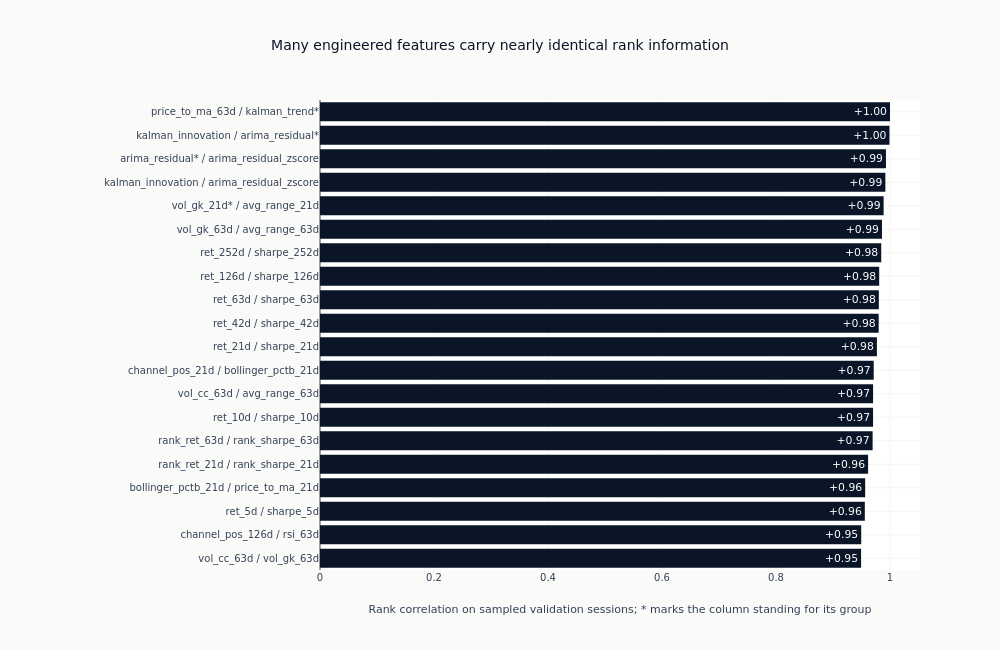

Here is the notebook cell this chart was saved with:
### Code cell
if high_correlation_pairs:
    correlation_plot = pl.DataFrame(
        [
            {"pair": pair_label(pair), "correlation": pair["correlation"]}
            for pair in high_correlation_pairs[:20]
        ]
    ).sort("correlation")
    fig = go.Figure(
        go.Bar(
            x=correlation_plot["correlation"],
            y=correlation_plot["pair"],
            orientation="h",
            marker_color=[
                COLORS["blue"] if value > 0 else COLORS["copper"]
                for value in correlation_plot["correlation"]
            ],
            text=[f"{value:+.2f}" for value in correlation_plot["correlation"]],
            textposition="inside",
        )
    )
    fig.update_layout(
        title="Many engineered features carry nearly identical rank information",
        xaxis_title=(
            "Rank correlation on sampled validation sessions; "
            "* marks the column standing for its group"
        ),
        height=650,
        width=1000,
        margin={"l": 320},
    )
    show_plotly_with_alt(
        fig,
        "Horizontal bars of absolute rank correlation for the most correlated pairs of "
        "feature columns, each row labelling the two columns and marking with an "
        "asterisk the one standing for its group. Every bar reaches past 0.95 and the "
        "longest reach 1.00, so these pairs order the cross-section almost "
        "identically.",
    )

### Figure 1 — Plotly figure (JSON) as saved in the notebook; plotly's stock layout.template omitted (floating-point values rounded to 4 significant figures)
{"data": [{"marker": {"color": ["#0a1628", "#0a1628", "#0a1628", "#0a1628", "#0a1628", "#0a1628", "#0a1628", "#0a1628", "#0a1628", "#0a1628", "#0a1628", "#0a1628", "#0a1628", "#0a1628", "#0a1628", "#0a1628", "#0a1628", "#0a1628", "#0a1628", "#0a1628"]}, "orientation": "h", "text": ["+0.95", "+0.95", "+0.96", "+0.96", "+0.96", "+0.97", "+0.97", "+0.97", "+0.97", "+0.98", "+0.98", "+0.98", "+0.98", "+0.98", "+0.99", "+0.99", "+0.99", "+0.99", "+1.00", "+1.00"], "textposition": "inside", "type": "bar", "x": [0.9492, 0.9494, 0.9558, 0.9564, 0.9615, 0.9694, 0.9702, 0.9703, 0.9714, 0.977, 0.9801, 0.9804, 0.981, 0.9846, 0.9859, 0.9888, 0.9918, 0.9929, 0.999, 1.0], "y": ["vol_cc_63d / vol_gk_63d", "channel_pos_126d / rsi_63d", "ret_5d / sharpe_5d", "bollinger_pctb_21d / price_to_ma_21d", "rank_ret_21d / rank_sharpe_21d", "rank_ret_63d / rank_sharpe_63d", "ret_10d / sharpe_10d", "vol_cc_63d / avg_range_63d", "channel_pos_21d / bollinger_pctb_21d", "ret_21d / sharpe_21d", "ret_42d / sharpe_42d", "ret_63d / sharpe_63d", "ret_126d / sharpe_126d", "ret_252d / sharpe_252d", "vol_gk_63d / avg_range_63d", "vol_gk_21d* / avg_range_21d", "kalman_innovation / arima_residual_zscore", "arima_residual* / arima_residual_zscore", "kalman_innovation / arima_residual*", "price_to_ma_63d / kalman_trend*"]}], "layout": {"height": 650, "margin": {"l": 320}, "title": {"text": "Many engineered features carry nearly identical rank information"}, "width": 1000, "xaxis": {"title": {"text": "Rank correlation on sampled validation sessions; * marks the column standing for its group"}}}}
